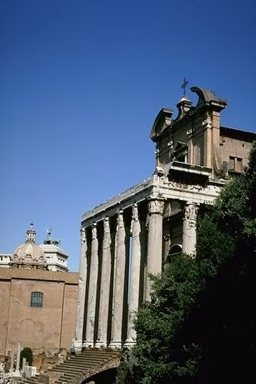
#> input picture 215.jpg, 256 x 384 px
$ jupyter execute 'Image Retieval based on Micro Structure Description.ipynb'   (Python 2 division)
#> lines starting #> are read from the running program, lines starting #| are printed output that depends on the picture
# Image Retieval Based on Microstructure Description

[cell 1]
# importing libraries
import math
import cv2
import numpy as np
import matplotlib.pyplot as plt

[cell 2]
from IPython.display import Image
img = cv2.imread('215.jpg')
#> img is the input picture: shape (384, 256, 3); mean B, G, R 119.2, 94.9, 79.1
width, height, channels = img.shape
#> width = 384; height = 256; channels = 3
Image('215.jpg')

[cell 3]
hsv = cv2.cvtColor(img, cv2.COLOR_BGR2HSV)
#> hsv: shape (384, 256, 3); mean H, S, V 76.5, 117.4, 129.2

[cell 4]
colnum1 = 8   #the quantization number of H
colnum2 = 3   #the quantization number of S
colnum3 = 3   #the quantization number of V
VI = 0
SI = 0
HI = 0
QuantizedImage = np.zeros(width*height).reshape(width,height)
for i in range(width):
    for j in range (height):
        VI = hsv[i, j, 0] * (colnum1 / 360.0)
        if (VI >= colnum1 - 1):
            VI = colnum1 - 1
        SI = hsv[i, j, 1] * (colnum2 / 1.0)
        if (SI >= colnum2 - 1):
            SI = colnum2 - 1;
        HI = hsv[i, j, 2] * (colnum3 / 1.0)
        if (HI >= colnum3 - 1):
            HI = colnum3 - 1
        QuantizedImage[i][j] = (colnum3 * colnum2) * VI + colnum3 * SI + HI
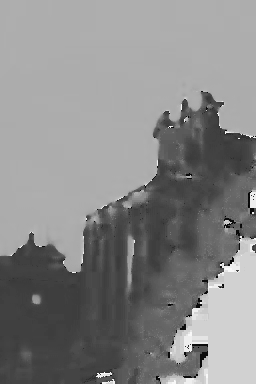
#> QuantizedImage: shape (384, 256) float64; min 0, max 43.8, mean 23.3; drawn with min black and max white
QuantizedImage

## Edge orientation detection in HSV color space

[cell 5]
OrientationImage = np.zeros(width*height).reshape(width,height)
gxx=gyy=gxy = 0.0
rh=gh=bh = 0.0
rv=gv=bv = 0.0
theta = 0.0
hsvComponent = np.zeros(3*width*height).reshape(width,height,3)
num = 6   #the quantization number of edge orientation

for i in range(width):
    for j in range(height):
        hsvComponent[i, j, 0] = hsv[i, j, 1] * math.cos(hsv[i, j, 0])
        hsvComponent[i, j, 1] = hsv[i, j, 1] * math.sin(hsv[i, j, 0])
        hsvComponent[i, j, 2] = hsv[i, j, 2]
#> hsvComponent: shape (384, 256, 3) float64; mean H, S, V -23.6, 56, 129.2
for i in range(width-2):
    for j in range(height-2):

        rh = (hsvComponent[i - 1, j + 1,0] + 2 * hsvComponent[i, j + 1,0] + hsvComponent[i + 1, j + 1,0]) - (hsvComponent[i - 1, j - 1,0] + 2 * hsvComponent[i, j - 1,0] + hsvComponent[i + 1, j - 1,0]);
        gh = (hsvComponent[i - 1, j + 1,1] + 2 * hsvComponent[i, j + 1,1] + hsvComponent[i + 1, j + 1,1]) - (hsvComponent[i - 1, j - 1,1] + 2 * hsvComponent[i, j - 1,1] + hsvComponent[i + 1, j - 1,1]);
        bh = (hsvComponent[i - 1, j + 1,2] + 2 * hsvComponent[i, j + 1,2] + hsvComponent[i + 1, j + 1,2]) - (hsvComponent[i - 1, j - 1,2] + 2 * hsvComponent[i, j - 1,2] + hsvComponent[i + 1, j - 1,2]);

        rv = (hsvComponent[i + 1, j - 1,0] + 2 * hsvComponent[i + 1, j,0] + hsvComponent[i + 1, j + 1,0]) - (hsvComponent[i - 1, j - 1,0] + 2 * hsvComponent[i - 1, j,0] + hsvComponent[i - 1, j + 1,0]);
        gv = (hsvComponent[i + 1, j - 1,1] + 2 * hsvComponent[i + 1, j,1] + hsvComponent[i + 1, j + 1,1]) - (hsvComponent[i - 1, j - 1,1] + 2 * hsvComponent[i - 1, j,1] + hsvComponent[i - 1, j + 1,1]);
        bv = (hsvComponent[i + 1, j - 1,2] + 2 * hsvComponent[i + 1, j,2] + hsvComponent[i + 1, j + 1,2]) - (hsvComponent[i - 1, j - 1,2] + 2 * hsvComponent[i - 1, j,2] + hsvComponent[i - 1, j + 1,2]);

        gxx = math.sqrt(rh * rh + gh * gh + bh * bh)
        gyy = math.sqrt(rv * rv + gv * gv + bv * bv)
        gxy = rh * rv + gh * gv + bh * bv

        theta = (math.acos(gxy / (gxx * gyy + 0.0001)) * 180.0 / math.pi)

        OrientationImage[i, j] = (int)(round(theta * num / 180.0))

        if (OrientationImage[i, j] >= num - 1):
            OrientationImage[i, j] = num - 1
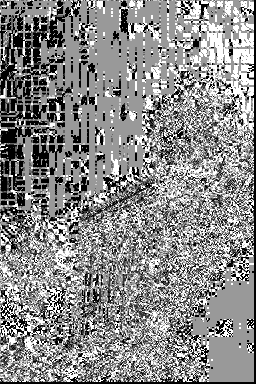
#> OrientationImage: shape (384, 256) float64; min 0, max 5, mean 2.7; drawn with min black and max white

## Implementing Structure Maps

[cell 6]
def StructureMaps(OrientationImage,img,wid,hei,Dx,Dy):
#> called with wid = 384, hei = 256, Dx = 0, Dy = 0
    Color = np.zeros(width*height).reshape(width,height)
    for i in range(width/3):
        for j in range(height/3):
            WA = np.zeros(9)
            m = 3 * i + Dx;
            n = 3 * j + Dy;
            WA[0] = OrientationImage[m - 1, n - 1];
            WA[1] = OrientationImage[m - 1, n];
            WA[2] = OrientationImage[m - 1, n + 1];
            WA[3] = OrientationImage[m + 1, n - 1];
            WA[4] = OrientationImage[m + 1, n];
            WA[5] = OrientationImage[m + 1, n + 1];
            WA[6] = OrientationImage[m, n - 1];
            WA[7] = OrientationImage[m, n + 1];
            WA[8] = OrientationImage[m, n];
            if (WA[8] == WA[0]):
                Color[m - 1, n - 1] = img[m - 1, n - 1]
            else:
                Color[m - 1, n - 1] = -1

            if (WA[8] == WA[1]):
                Color[m - 1, n] = img[m - 1, n]
            else:
                Color[m - 1, n] = -1

            if (WA[8] == WA[2]):
                Color[m - 1, n + 1] = img[m - 1, n + 1]
            else:
                Color[m - 1, n + 1] = -1

            if (WA[8] == WA[3]):
                Color[m + 1, n - 1] = img[m + 1, n - 1]
            else:
                Color[m + 1, n - 1] = -1

            if (WA[8] == WA[4]):
                Color[m + 1, n] = img[m + 1, n]
            else:
                Color[m + 1, n] = -1
            if (WA[8] == WA[5]):
                Color[m + 1, n + 1] = img[m + 1, n + 1]
            else:
                Color[m + 1, n + 1] = -1
            if (WA[8] == WA[6]):
                Color[m, n - 1] = img[m, n - 1]
            else:
                Color[m, n - 1] = -1
            if (WA[8] == WA[7]):
                Color[m, n + 1] = img[m, n + 1]
            else:
                Color[m, n + 1] = -1
            if (WA[8] == WA[8]):
                Color[m, n] = img[m, n]
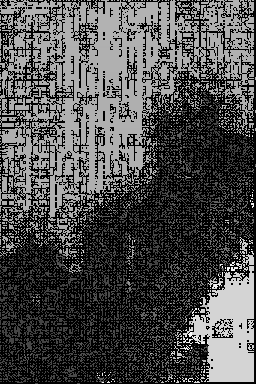
#> Color: shape (384, 256) float64; min -1, max 43.4, mean 12.6; drawn with min black and max white
    return Color

## Micro-structure definition and map extraction

[cell 7]
ColorA = StructureMaps(OrientationImage,QuantizedImage,width,height,0,0)
ColorB = StructureMaps(OrientationImage,QuantizedImage,width,height,0,1)
#> call 2 of StructureMaps, with wid = 384, hei = 256, Dx = 0, Dy = 1
#> after the loop in StructureMaps (call 2), `for i in range(width/3):`:
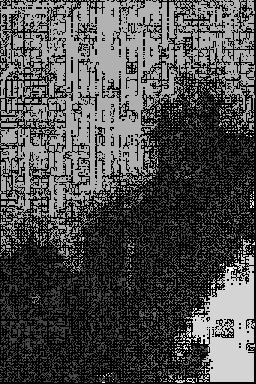
#> Color: shape (384, 256) float64; min -1, max 43.4, mean 12.6; drawn with min black and max white
ColorC = StructureMaps(OrientationImage,QuantizedImage,width,height,1,0)
#> call 3 of StructureMaps, with wid = 384, hei = 256, Dx = 1, Dy = 0
#> after the loop in StructureMaps (call 3), `for i in range(width/3):`:
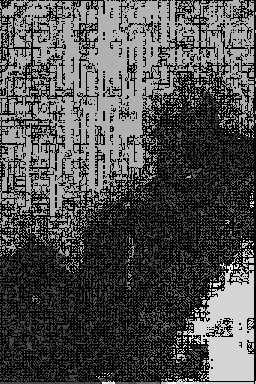
#> Color: shape (384, 256) float64; min -1, max 43.4, mean 12.7; drawn with min black and max white
ColorD = StructureMaps(OrientationImage,QuantizedImage,width,height,1,1)
#> call 4 of StructureMaps, with wid = 384, hei = 256, Dx = 1, Dy = 1
#> after the loop in StructureMaps (call 4), `for i in range(width/3):`:
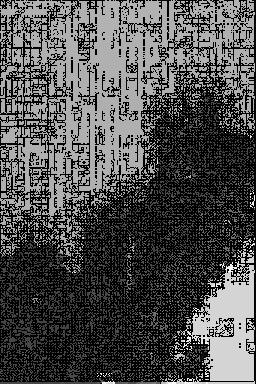
#> Color: shape (384, 256) float64; min -1, max 43.4, mean 12.7; drawn with min black and max white
ColorD

## Micro-structre Detections

[cell 8]
micro = np.zeros(width*height).reshape(width,height)
for i in range(width):
    for j in range(height):
        micro[i][j] = int(max(ColorA[i][j], max(ColorB[i][j], max(ColorC[i][j], ColorD[i][j]))));
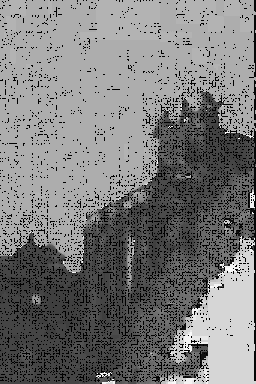
#> micro: shape (384, 256) float64; min -1, max 43, mean 20.3; drawn with min black and max white
micro = micro.astype(int)
micro

## Micro-structure Descriptor

[cell 9]
CSA = 72
hist = np.zeros(CSA)
MS = np.zeros(CSA)
HA = np.zeros(CSA)
for i in range(width-1):
    for j in range(height-1):
        if(micro[i][j] >= 0):
            HA[micro[i][j]]+=1

for i in range(3,3*(width/3)-1):
    for j in range(3,3*(height/3)-1):
        wa = np.zeros(9)
        wa[0] = micro[i - 1][j - 1]
        wa[1] = micro[i - 1][j]
        wa[2] = micro[i - 1][j + 1]

        wa[3] = micro[i + 1][j - 1]
        wa[4] = micro[i + 1][j]
        wa[5] = micro[i + 1][j + 1]

        wa[6] = micro[i][j - 1]
        wa[7] = micro[i][j + 1]
        wa[8] = micro[i][j]
        wa = wa.astype(int)
        TE1 = 0
        for m in range(8):
            if ((wa[8] == wa[m]) and (wa[8] >= 0)):
                TE1 = TE1+1
        if(wa[8]>=0):
            MS[wa[8]] +=TE1
#> after the loop, MS = 72 values, max 267602 at index 29, min 0 at index 0, mean 6973.1

for i in range(CSA):
    hist[i] = (MS[i] * 1.0) / (8.0 * HA[i] + 0.0001)
#> after the loop, hist = 72 values, max 0.931 at index 36, min 0 at index 0, mean 0.192
hist.size
#> Out = 72

[cell 10]
print len(hist)
#| 72
plt.axis([0, 72, 0, 1])
#> (this line was passed over: IPython is not available in this run)
plt.bar(np.arange(72),hist)
#> (this line was passed over: IPython is not available in this run)
plt.xlabel('Bin size')
#> (this line was passed over: IPython is not available in this run)
plt.ylabel('Frequency')
#> (this line was passed over: IPython is not available in this run)
plt.title('Histogram of MSD')
#> (this line was passed over: IPython is not available in this run)
plt.grid(True)
#> (this line was passed over: IPython is not available in this run)

plt.show()
